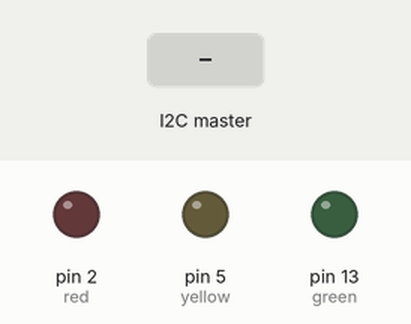
Bench run of a sketch on a simulated Arduino Uno, built with avr-gcc and run on an emulated ATmega328P. Parts: output pins drawn as LEDs (lit = HIGH). The test bench sets the inputs (shaded band).

Above: at 1.2 s.
1.3 s: the I2C master sends the byte 1
At 2.2 s:
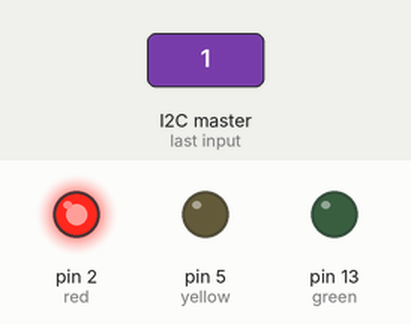
2.8 s: the I2C master sends the byte 2
At 3.4 s:
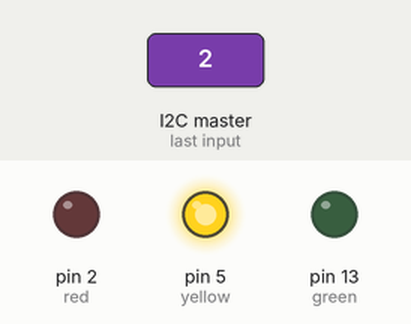
4.3 s: the I2C master sends the byte 0
At 5.7 s:
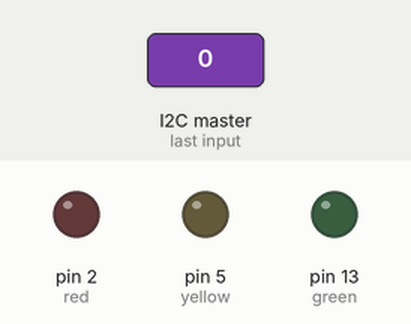
Timing chart, 0 to 7.3 s (numbered marks = the images above; inputs shaded):
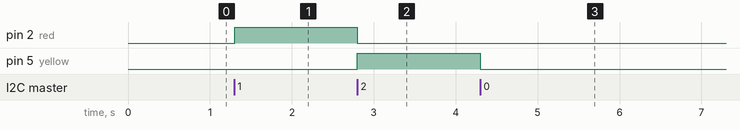

Measured:
- after the input at 1.3 s, pin 2 (red): LOW → HIGH at once
- after the input at 2.8 s, pin 2 (red): HIGH → LOW at once; pin 5 (yellow): LOW → HIGH at once
- after the input at 4.3 s, pin 5 (yellow): HIGH → LOW at once

The sketch:

arduino.ino
```cpp
#include <Wire.h>

// LED on pin 13
const int red = 2;
const int yellow = 5;
const int green = 13;

void setup() {
  // Join I2C bus as slave with address 8
  Wire.begin(0x8);

  // Call receiveEvent when data received
  Wire.onReceive(receiveEvent);

  // Setup pin 13 as output and turn LED off
  pinMode(red, OUTPUT);
  digitalWrite(red, LOW);
  pinMode(yellow, OUTPUT);
  digitalWrite(yellow, LOW);
  pinMode(green, OUTPUT);
  digitalWrite(green, LOW);
}

// Function that executes whenever data is received from master
void receiveEvent(int howMany) {
  while (Wire.available()) { // loop through all but the last
    char c = Wire.read(); // receive byte as a character
    if(c == 0)
    {
      digitalWrite(red, 0);
      digitalWrite(yellow, 0);
      digitalWrite(green, 0);
    }
    else if(c == 1)
    {
      digitalWrite(red, 1);
      digitalWrite(yellow, 0);
      digitalWrite(green, 0);
    }
    else if(c == 2)
    {
      digitalWrite(red, 0);
      digitalWrite(yellow, 1);
      digitalWrite(green, 0);
    }

    else if(c == 3)
    {
      digitalWrite(red, 0);
      digitalWrite(yellow, 0);
      digitalWrite(green, 1);
    }
  }
}
void loop() {
  delay(100);
}
```
